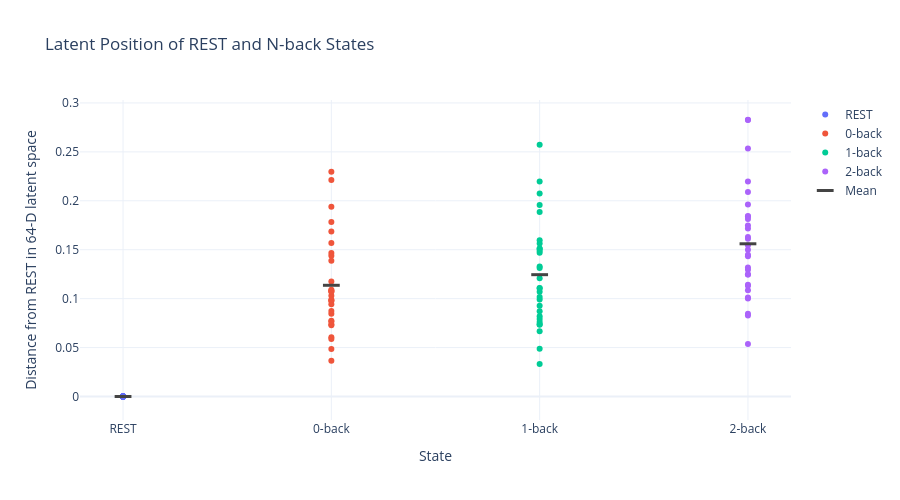

The cell this chart's notebook holds for it:
### Code cell
# ============================================================
# 7A. REST AND N-BACK LATENT DISTANCES — PLOTLY
# ============================================================

plot_df = pd.DataFrame({
    "State": (
        ["REST"] * len(rest_df)
        + ["0-back"] * len(rest_df)
        + ["1-back"] * len(rest_df)
        + ["2-back"] * len(rest_df)
    ),
    "Distance": (
        [0.0] * len(rest_df)
        + rest_df["d_REST_0B"].tolist()
        + rest_df["d_REST_1B"].tolist()
        + rest_df["d_REST_2B"].tolist()
    ),
    "Subject": (
        rest_df["subject"].tolist() * 4
    )
})

fig = go.Figure()

states = ["REST", "0-back", "1-back", "2-back"]

for state in states:
    subset = plot_df[plot_df["State"] == state]

    fig.add_trace(
        go.Scatter(
            x=subset["State"],
            y=subset["Distance"],
            mode="markers",
            name=state,
            customdata=subset["Subject"],
            hovertemplate=(
                "State: %{x}<br>"
                "Subject: %{customdata}<br>"
                "Distance from REST: %{y:.3f}"
                "<extra></extra>"
            )
        )
    )

# Mean markers
means = [
    0.0,
    rest_df["d_REST_0B"].mean(),
    rest_df["d_REST_1B"].mean(),
    rest_df["d_REST_2B"].mean()
]

fig.add_trace(
    go.Scatter(
        x=states,
        y=means,
        mode="markers",
        name="Mean",
        marker=dict(
            size=12,
            symbol="line-ew",
            line=dict(width=3)
        ),
        hovertemplate=(
            "State: %{x}<br>"
            "Mean distance: %{y:.3f}"
            "<extra></extra>"
        )
    )
)

fig.update_layout(
    title="Latent Position of REST and N-back States",
    xaxis=dict(
        title="State",
        categoryorder="array",
        categoryarray=states
    ),
    yaxis=dict(
        title="Distance from REST in 64-D latent space"
    ),
    template="plotly_white",
    height=500,
    width=900,
    hovermode="closest"
)

fig.show()
fig.write_image("rest_nback_latent_distances.pdf")

### Figure 1 — Plotly figure (JSON) as saved in the notebook; plotly's stock layout.template omitted (floating-point values rounded to 4 significant figures)
{"data": [{"customdata": [1, 2, 3, 4, 5, 6, 7, 8, 9, 10, 11, 12, 13, 14, 15, 16, 17, 18, 19, 20, 21, 22, 23, 24, 25, 26, 27, 28, 29], "hovertemplate": "State: %{x}<br>Subject: %{customdata}<br>Distance from REST: %{y:.3f}<extra></extra>", "mode": "markers", "name": "REST", "type": "scatter", "x": ["REST", "REST", "REST", "REST", "REST", "REST", "REST", "REST", "REST", "REST", "REST", "REST", "REST", "REST", "REST", "REST", "REST", "REST", "REST", "REST", "REST", "REST", "REST", "REST", "REST", "REST", "REST", "REST", "REST"], "y": [0.0, 0.0, 0.0, 0.0, 0.0, 0.0, 0.0, 0.0, 0.0, 0.0, 0.0, 0.0, 0.0, 0.0, 0.0, 0.0, 0.0, 0.0, 0.0, 0.0, 0.0, 0.0, 0.0, 0.0, 0.0, 0.0, 0.0, 0.0, 0.0]}, {"customdata": [1, 2, 3, 4, 5, 6, 7, 8, 9, 10, 11, 12, 13, 14, 15, 16, 17, 18, 19, 20, 21, 22, 23, 24, 25, 26, 27, 28, 29], "hovertemplate": "State: %{x}<br>Subject: %{customdata}<br>Distance from REST: %{y:.3f}<extra></extra>", "mode": "markers", "name": "0-back", "type": "scatter", "x": ["0-back", "0-back", "0-back", "0-back", "0-back", "0-back", "0-back", "0-back", "0-back", "0-back", "0-back", "0-back", "0-back", "0-back", "0-back", "0-back", "0-back", "0-back", "0-back", "0-back", "0-back", "0-back", "0-back", "0-back", "0-back", "0-back", "0-back", "0-back", "0-back"], "y": [0.1686, 0.09805, 0.1466, 0.1569, 0.2296, 0.07274, 0.1782, 0.1074, 0.2213, 0.06057, 0.07742, 0.1091, 0.07381, 0.08461, 0.1387, 0.03654, 0.1029, 0.194, 0.1439, 0.08729, 0.04865, 0.1082, 0.1069, 0.1176, 0.09764, 0.05875, 0.09416, 0.09892, 0.07653]}, {"customdata": [1, 2, 3, 4, 5, 6, 7, 8, 9, 10, 11, 12, 13, 14, 15, 16, 17, 18, 19, 20, 21, 22, 23, 24, 25, 26, 27, 28, 29], "hovertemplate": "State: %{x}<br>Subject: %{customdata}<br>Distance from REST: %{y:.3f}<extra></extra>", "mode": "markers", "name": "1-back", "type": "scatter", "x": ["1-back", "1-back", "1-back", "1-back", "1-back", "1-back", "1-back", "1-back", "1-back", "1-back", "1-back", "1-back", "1-back", "1-back", "1-back", "1-back", "1-back", "1-back", "1-back", "1-back", "1-back", "1-back", "1-back", "1-back", "1-back", "1-back", "1-back", "1-back", "1-back"], "y": [0.1596, 0.1108, 0.1564, 0.1958, 0.2573, 0.09916, 0.1885, 0.1209, 0.2198, 0.06664, 0.09274, 0.1071, 0.07931, 0.08213, 0.1514, 0.03323, 0.1469, 0.2076, 0.1489, 0.08708, 0.04868, 0.151, 0.1017, 0.1328, 0.07622, 0.07373, 0.1313, 0.1106, 0.07328]}, {"customdata": [1, 2, 3, 4, 5, 6, 7, 8, 9, 10, 11, 12, 13, 14, 15, 16, 17, 18, 19, 20, 21, 22, 23, 24, 25, 26, 27, 28, 29], "hovertemplate": "State: %{x}<br>Subject: %{customdata}<br>Distance from REST: %{y:.3f}<extra></extra>", "mode": "markers", "name": "2-back", "type": "scatter", "x": ["2-back", "2-back", "2-back", "2-back", "2-back", "2-back", "2-back", "2-back", "2-back", "2-back", "2-back", "2-back", "2-back", "2-back", "2-back", "2-back", "2-back", "2-back", "2-back", "2-back", "2-back", "2-back", "2-back", "2-back", "2-back", "2-back", "2-back", "2-back", "2-back"], "y": [0.15, 0.184, 0.1844, 0.2196, 0.2828, 0.1294, 0.2089, 0.1433, 0.2825, 0.1247, 0.1247, 0.1318, 0.08464, 0.1002, 0.1814, 0.08275, 0.1961, 0.2535, 0.1717, 0.1086, 0.05376, 0.1448, 0.1142, 0.163, 0.1748, 0.1012, 0.1612, 0.1545, 0.1131]}, {"hovertemplate": "State: %{x}<br>Mean distance: %{y:.3f}<extra></extra>", "marker": {"line": {"width": 3}, "size": 12, "symbol": "line-ew"}, "mode": "markers", "name": "Mean", "type": "scatter", "x": ["REST", "0-back", "1-back", "2-back"], "y": [0, 0.1136, 0.1245, 0.1561]}], "layout": {"height": 500, "hovermode": "closest", "title": {"text": "Latent Position of REST and N-back States"}, "width": 900, "xaxis": {"categoryarray": ["REST", "0-back", "1-back", "2-back"], "categoryorder": "array", "title": {"text": "State"}}, "yaxis": {"title": {"text": "Distance from REST in 64-D latent space"}}}}
